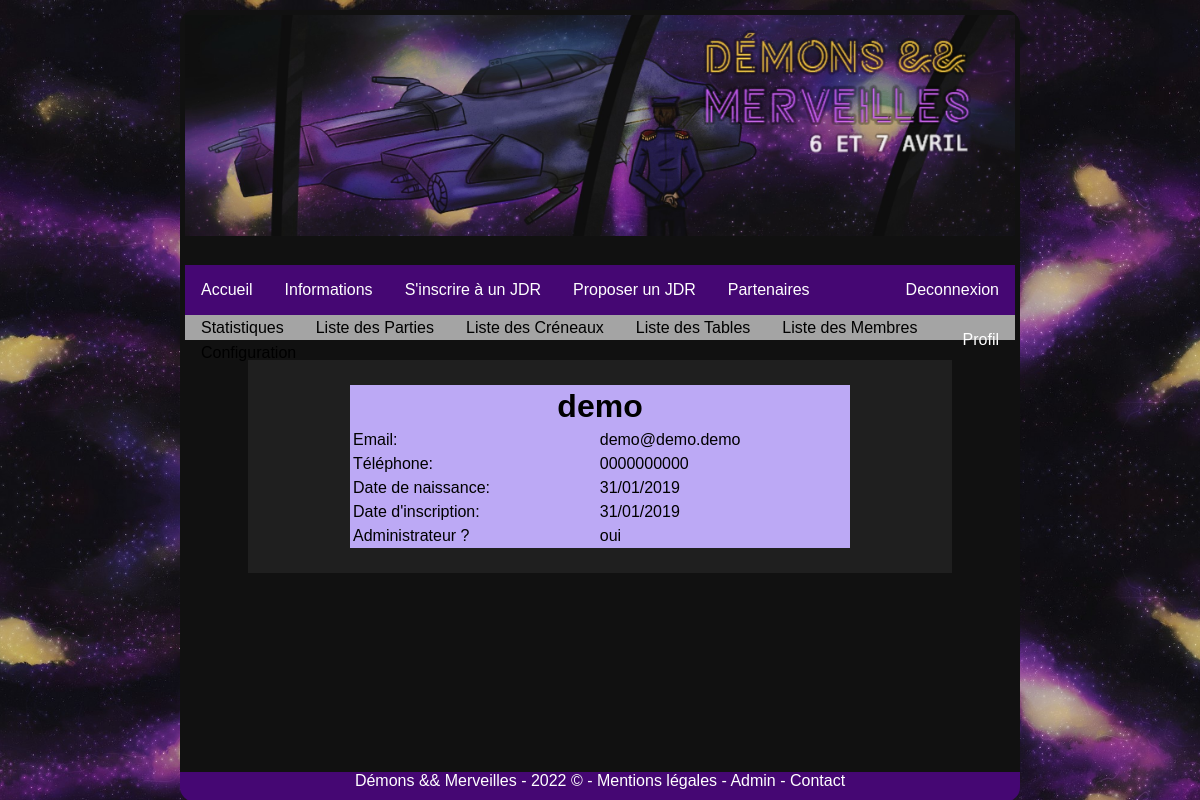
Page /admin/membres/profile.php?username=demo (signed in) on the committed database.
### tables this page shows
CREATE TABLE `users` (
  `id` bigint(20) NOT NULL AUTO_INCREMENT,
  `username` varchar(255) NOT NULL,
  `password` varchar(255) NOT NULL,
  `email` varchar(255) NOT NULL,
  `telephone` varchar(10) NOT NULL,
  `date_naissance` int(10) NOT NULL,
  `admin` tinyint(1) NOT NULL DEFAULT '0',
  `super_admin` tinyint(1) NOT NULL DEFAULT '0',
  `signup_date` int(10) NOT NULL,
  `valide` tinyint(1) NOT NULL DEFAULT '0',
  `confirm_cle` text NOT NULL,
  PRIMARY KEY (`id`)
);

### WEB/config.php (called while the page is built, shortened)
<?php
$stylefolder = "https://" . $_SERVER['SERVER_NAME'] .'/style';
?>

### WEB/admin/membres/profile.php (the view, shortened to what this page needs)
<?php
include('../../config.php');
?>
<!DOCTYPE html PUBLIC "-//W3C//DTD XHTML 1.0 Transitional//EN" "http://www.w3.org/TR/xhtml1/DTD/xhtml1-transitional.dtd">
<html xmlns="http://www.w3.org/1999/xhtml">
    <head>
        <link href="<?php echo $stylefolder; ?>/style.css" rel="stylesheet" title="Style" />
    </head>
    <body>
        <div id="corps_de_page">
        <div class="header"></div>
        <div class="menu"><?php include '../../overall/menu.php' ?></div>
        <?php
        if(isset($_SESSION['username']))
        {
            $username = $_SESSION['username'];
            $dn = mysql_fetch_array(mysql_query('select username, admin from users where username="'.$username.'"'));
            if($dn['admin']==1 and $dn['username']==$_SESSION['username']){
                ?>
                    <div class="menu_admin"><?php include '../../overall/menu_admin.php' ?></div>
                    <div class="content">
            <?php
            if(isset($_GET['username']))
            {
            	$id = mysql_real_escape_string($_GET['username']);
            	$dn = mysql_query('select username, email, telephone, date_naissance, admin, signup_date from users where username="'.$id.'"');
            	if(mysql_num_rows($dn)>0)
            	{
            		$dnn = mysql_fetch_array($dn);
            ?>
            <table style="width:500px; background-color:#BCA9F5;">
            	<tr>
                <td colspan="2"><h1><?php echo htmlentities($dnn['username'], ENT_QUOTES, 'UTF-8'); ?></h1></td>
                </tr>
                <tr><td>	Email: </td><td><?php echo htmlentities($dnn['email'], ENT_QUOTES, 'UTF-8'); ?> </td></tr>
                <tr><td>	Téléphone: </td><td><?php echo htmlentities($dnn['telephone'], ENT_QUOTES, 'UTF-8'); ?> </td></tr>
                <tr><td>	Date de naissance: </td><td><?php echo date('d/m/Y',$dnn['date_naissance']); ?> </td></tr>
                <tr><td>    Date d'inscription: </td><td> <?php echo date('d/m/Y',$dnn['signup_date']); ?> </td></tr>
                <tr><td>    Administrateur ? </td><td> <?php if($dnn['admin'] == 1) {echo "oui";} else {echo "non";}; ?> </td></tr>
            </table>
            <?php
            	}
            	else
            	{
            		echo 'Cet utilisateur n\'existe pas.';
            	}
            }
            else
            {
            	echo 'L\'identifiant de l\'utilisateur n\'est pas d&eacute;fini.';
            }
            ?>
            		</div>
        <?php
    } else {
        ?>
        <div class="message">Pour acc&eacute;der &agrave; cette page, vous devez &ecirc;tre administrateur.<br />
        <a href="https://<?php echo $_SERVER['SERVER_NAME']?>">Retour à l'accueil</a></div>
        <?php
    }
}
else
{
?>
<div class="message">Pour acc&eacute;der &agrave; cette page, vous devez &ecirc;tre connect&eacute; et être administrateur.<br />
<a href="https://<?php echo $_SERVER['SERVER_NAME']?>/membres/connexion.php">Se connecter</a></div>
<?php
}
?>
		</div>
        <div class="footer"><?php include '../../overall/footer.php' ?></div>
	</body>
</html>

### WEB/style/style.css (style rules this page uses)
* { margin:0px; padding:0px; }
body { background:#e2f6ff url('../images/fond-galaxie.jpg'); background-size: 100%; background-position-x: -300px; background-position-y: 500px; background-attachment: fixed; padding-left:15%; padding-right:15%; font-family:Arial, Geneva, sans-serif; }
img, table, tr, td { border:0px; }
h1 { text-align:center; margin:0px; padding:0px; }
table { border-spacing:0px; background:#ffffff; -moz-border-radius:10px; padding:0px; width:95%; max-width: 95%; margin:5px auto 5px auto; color:black; }
tr { -moz-border-radius:5px; -webkit-border-radius:5px; border-radius:5px; margin:0px; }
td { margin:0px; border:0px; padding:3px; word-wrap: break-word; }
.header { margin:auto; width:100%; background:url('../images/banniere_test.jpg'); background-position-x: center; background-repeat: no-repeat; background-size: 100%; min-height: 250px; }
.content { background-color: #1f1f1f; width:80%; -moz-border-radius:20px; margin:auto; padding:20px; margin-top:20px; color: white; }
#corps_de_page { background-color: #111; min-height: 94vh; padding: 5px; margin-top:10px; border-radius: 15px 15px 0 0; }
.menu { background-color: #450773; height: 50px; width: 100%; }
.menu_admin { background-color: #A4A4A4; height: 25px; width: 100%; color: black; }

### rows in the picture
users: username "demo", email "demo@demo.demo", telephone "0000000000", date_naissance "31/01/2019", signup_date "31/01/2019"
